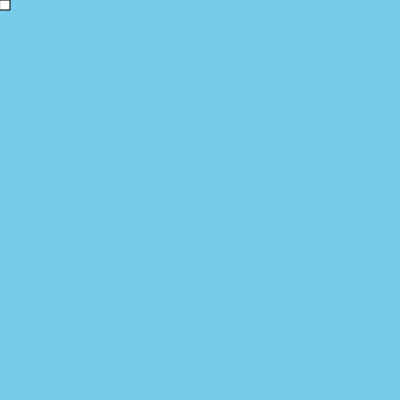
Frame 1 (no input)
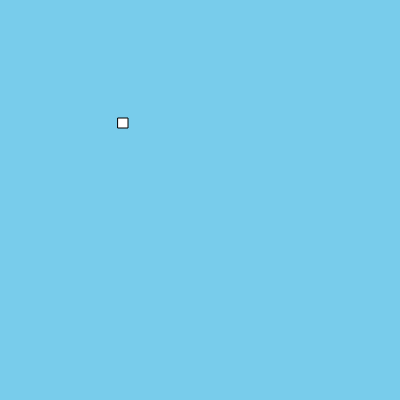
Frame 60 (no input)
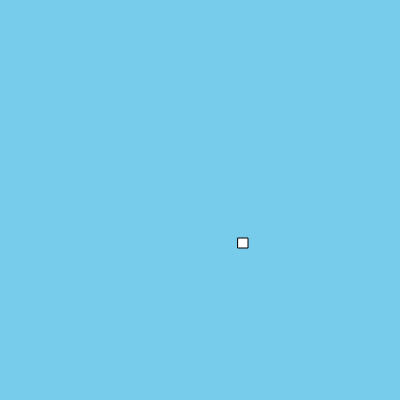
Frame 120 (the mouse pressed at the canvas centre since frame 60)

The p5.js sketch that drew these frames (run headless with seeded random() and noise() and a simulated clock; from frame 60 on, the mouse is pressed at the canvas centre):

// p5.js sketch
// ── sketch.js

var x = 0;
var y = 0;

function setup(){
    createCanvas(400,400);
}

function draw(){
    background('#78cceb') // automatic semicolon insertion
    rect(x,y,10,10);
    x = x + 2;
    x = x % 500; // modulo operator
    y = y + 2;
    y = y % 500;
} 
// ── script.js
0; // this is a comment, which means javascript will not try to execute this part
 134151855;
 12341.1515;
 Infinity;
 -13434;
 -Infinity;
 -0;
 
 var kitty; // delcared a variable for store space in memory;
 
 kitty = 5; // definition with a data type of number with the value 5
 
 var Kitty = 24; // semi are end of statement, this line has a definition and declaration
 
 console.log(kitty);
 
 kitty = Kitty; // = assignment operator right to left
 
 console.log(kitty); 
 
 var doggy; // declared a variable but not defined a value
 console.log(doggy); // undefined
 
 // numbers, undefined, strings
 
 var prose = 'I LOVE "KITTIES" and Potatoes'; // ' is a string delimiter
 var moreprose = "But I don't have a 'kitten' and can't eat potatoes everyday";
 
 // booleans are either true or false
 
 var x = true;
 x = false;
 
 // objects
 var ball = {}; // empty object
 ball = null; // null is a datatype in javascript
 
 // operators
 5 + 5;
 kitty = 5 + 5;
 var kitty; // becomes undefined because we are now referring to a new place in memory
 
 kitty = 5 +"5"; // string concatenation operator
 console.log(kitty);
 
 console.log(kitty + "MAYOOO");
